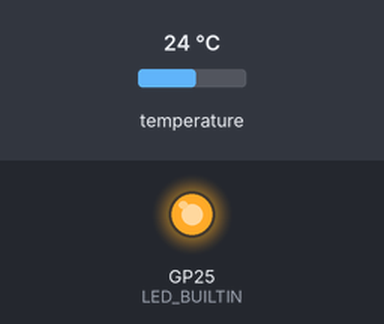
The sketch below on a simulated Raspberry Pi Pico. Parts: output pins drawn as LEDs (lit = HIGH). Inputs (shaded band) come from the test bench; at power-on: temperature 24 °C. What the sketch prints to the serial monitor is not drawn.

Above: at 0.5 s.
At 3.0 s:
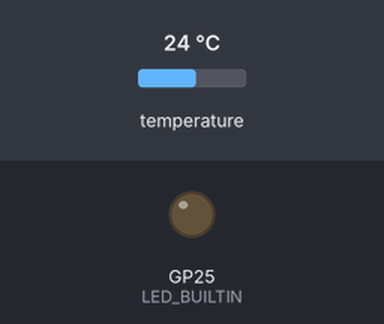
Timing chart, 0 to 6.5 s (numbered marks = the images above):
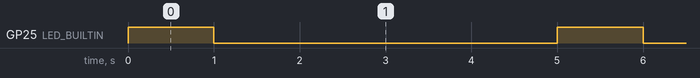

The sketch:

multiprocessing.ino
```cpp
void setup() {
  // put your setup code here, to run once on core 0:
  Serial.begin(9600);

}

void loop() {
  // put your main code here, to run repeatedly on core 0:
  Serial.printf("Temperature measured by core 0: %2.1fC\n", analogReadTemp());
  delay(5000);
}

void setup1() {
  // put your setup code here, to run once on core 1:
  pinMode(LED_BUILTIN, OUTPUT);
}

void loop1() {
  // put your main code here, to run repeatedly on core 1:
  Serial.printf("Led blinking on core 1\n");
  digitalWrite(LED_BUILTIN, HIGH);
  delay(1000);
  digitalWrite(LED_BUILTIN, LOW);
  delay(4000);
}
```

Measured:
- by itself, GP25 (LED_BUILTIN): alternates HIGH for 1.0 s and LOW for 4.0 s
